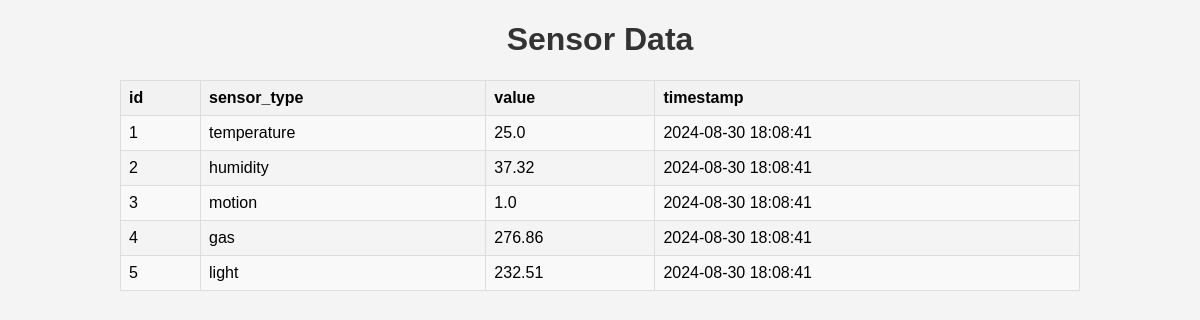
/sensor_data, run on an earlier commit of the app's database.
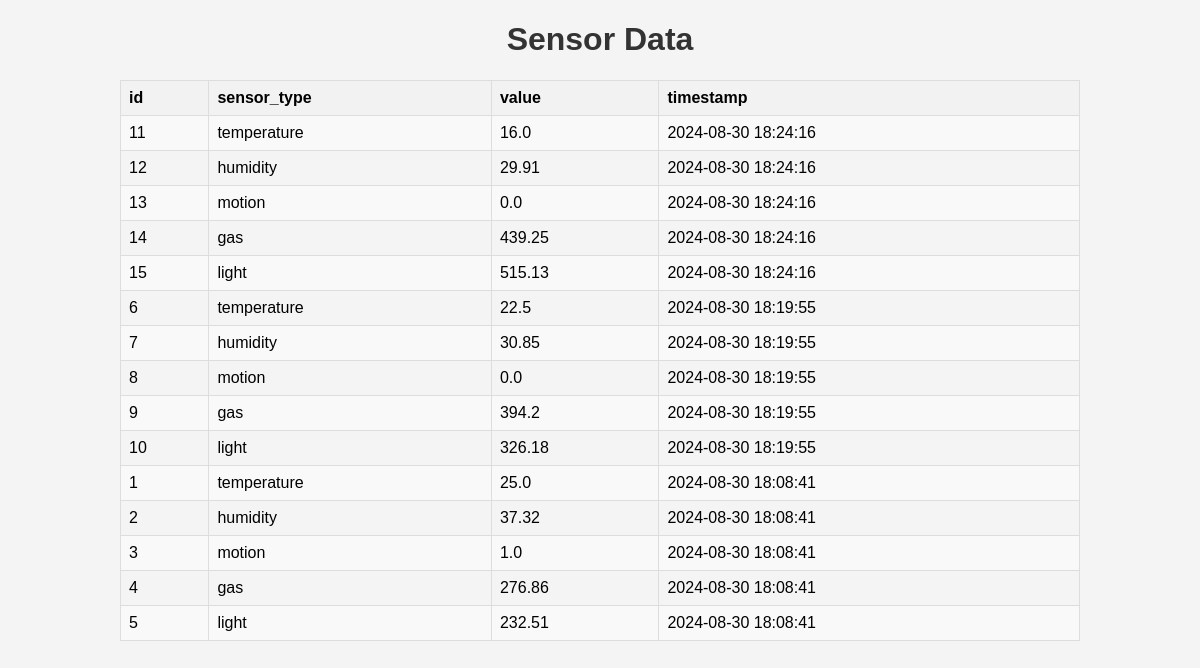
And on a later commit of the database.
### tables this page shows
CREATE TABLE sensor_data (
                id INTEGER PRIMARY KEY AUTOINCREMENT,
                sensor_type TEXT NOT NULL,
                value REAL NOT NULL,
                timestamp TEXT NOT NULL
            );

### app.py (the view)
@app.route('/sensor_data')
def sensor_data():
    data = SensorData.get_all()
    return render_template('data.html', data=data, title="Sensor Data")

### home_monitoring/database.py (called while the page is built)
def get_db_connection():
    conn = sqlite3.connect('home_monitoring.db')
    conn.row_factory = sqlite3.Row
    return conn

### home_monitoring/models.py (called while the page is built)
    @staticmethod
    def get_all():
        conn = get_db_connection()
        cursor = conn.cursor()
        cursor.execute('SELECT * FROM sensor_data ORDER BY timestamp DESC')
        data = cursor.fetchall()
        conn.close()
        return data

### templates/data.html (shortened to what this page needs)
<!DOCTYPE html>
<html lang="en">
<head>
    <link rel="stylesheet" href="{{ url_for('static', filename='styles.css') }}">
</head>
<body>
    <div class="container">
        <h1>{{ title }}</h1>
        <table>
            <thead>
                <tr>
                    {% for column in data[0].keys() %}
                    <th>{{ column }}</th>
                    {% endfor %}
                </tr>
            </thead>
            <tbody id="data-table">
                {% for row in data %}
                <tr>
                    {% for value in row %}
                    <td>{{ value }}</td>
                    {% endfor %}
                </tr>
                {% endfor %}
            </tbody>
        </table>
    </div>
</body>
</html>

### static/styles.css (style rules this page uses)
body { font-family: Arial, sans-serif; background-color: #f4f4f4; margin: 0; padding: 0; }
.container { width: 80%; margin: auto; overflow: hidden; }
h1, h2 { color: #333; text-align: center; }
table { width: 100%; margin-top: 20px; border-collapse: collapse; }
table, th, td { border: 1px solid #ddd; }
th, td { padding: 8px; text-align: left; }
th { background-color: #f2f2f2; }
tbody tr:nth-child(odd) { background-color: #f9f9f9; }

What changed in the data, as far as the page shows it:
added sensor_data: row "11", sensor_type "temperature", value "16.0", timestamp "2024-08-30 18:24:16"
added sensor_data: row "12", sensor_type "humidity", value "29.91", timestamp "2024-08-30 18:24:16"
added sensor_data: row "13", sensor_type "motion", value "0.0", timestamp "2024-08-30 18:24:16"
added sensor_data: row "14", sensor_type "gas", value "439.25", timestamp "2024-08-30 18:24:16"
added sensor_data: row "15", sensor_type "light", value "515.13", timestamp "2024-08-30 18:24:16"
added sensor_data: row "6", sensor_type "temperature", value "22.5", timestamp "2024-08-30 18:19:55"
added sensor_data: row "7", sensor_type "humidity", value "30.85", timestamp "2024-08-30 18:19:55"
added sensor_data: row "8", sensor_type "motion", value "0.0", timestamp "2024-08-30 18:19:55"
added sensor_data: row "9", sensor_type "gas", value "394.2", timestamp "2024-08-30 18:19:55"
added sensor_data: row "10", sensor_type "light", value "326.18", timestamp "2024-08-30 18:19:55"
